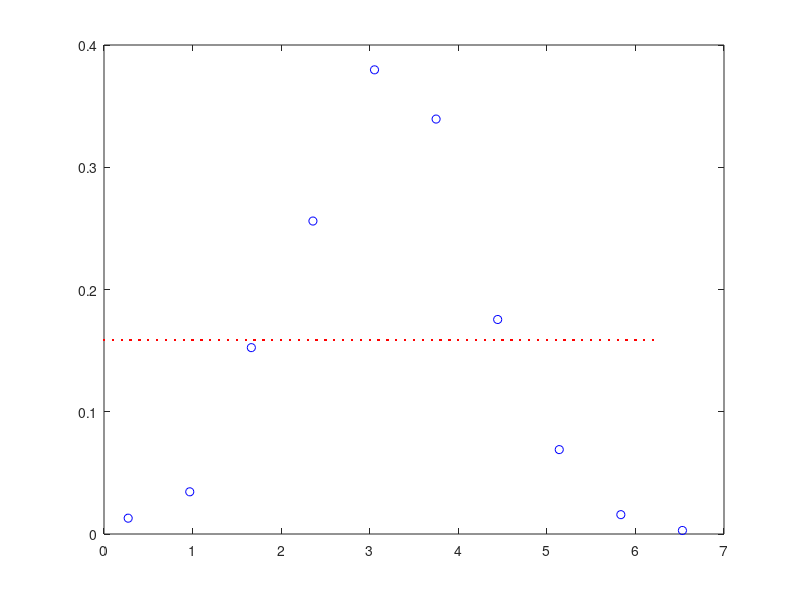
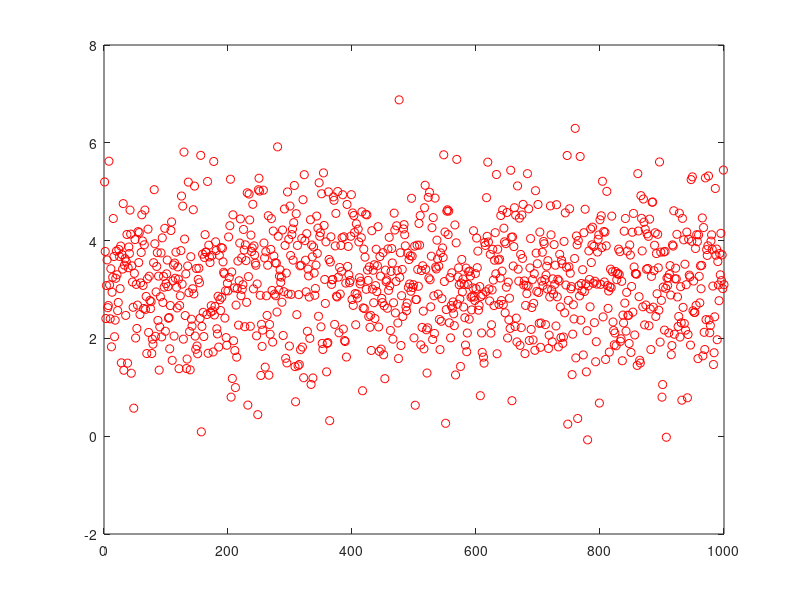
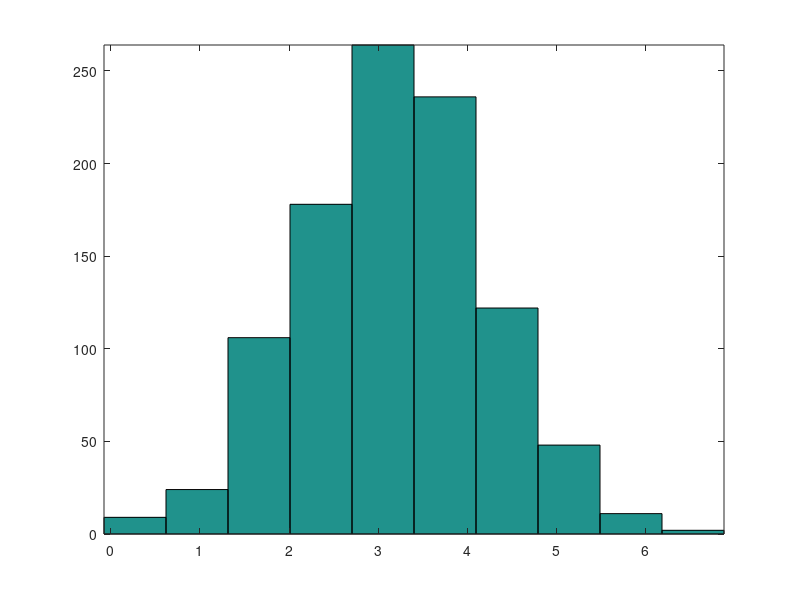
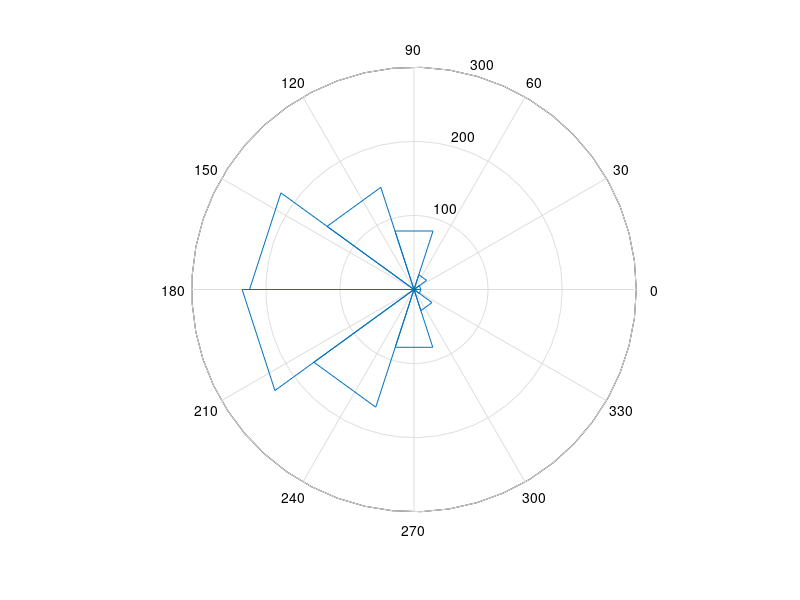

These charts were generated, in order, by the following MATLAB code: (Note: this script raises an error after producing the figures.)
N_trials = 1;
stds = zeros(1,N_trials);
means = zeros(1,N_trials);

for j = 1:N_trials
%     
%     if j <= N_trials/2
%         set_sd = 1;
%     else
%         set_sd = 1.2;
%     end;
    set_sd = 1;
    n = 1000;
    a = random('normal',pi,set_sd,n,1); 
    %a = random('unif',0,2*pi,n,1);
    x = 0:0.1:2*pi;
    pdf = exp(-(x-pi).^2/2);
    pdf = ones(length(x),1);
    norm = sum(pdf)*0.1;
    p = pdf/norm;
    figure(100);
    plot(x,p,'.r');
    hold on;
    [h, xb] = hist(a);
    nhist = sum(h)*(xb(2)-xb(1));
    plot(xb,h/nhist,'ob');
    hold off;
      
   
    
   % polar(x,p,'or');
    figure(101);
    plot(a,'or');
    figure(102);
    hist(a);
    axis tight;
    stds(j) = std(a);
    means(j) = mean(a);
    
    figure(500);
    [t,r]=rose(a,10);
    %rose(a);
     %polar(xb,h,'r');
     %hold on;
    rose(a,10);
    figure(600);
    
    nhist = 1/2*sum(h.^2)*(abs(mean(dxb)));
    normp = h/sqrt(nhist);
    polar(xb,normp);
    sum(1/2 * normp.^2 * abs(mean(dxb)))
    
    
end;

% figure(202);
% plot(means,'ob');
% figure(203);
% plot(stds,'ok');



